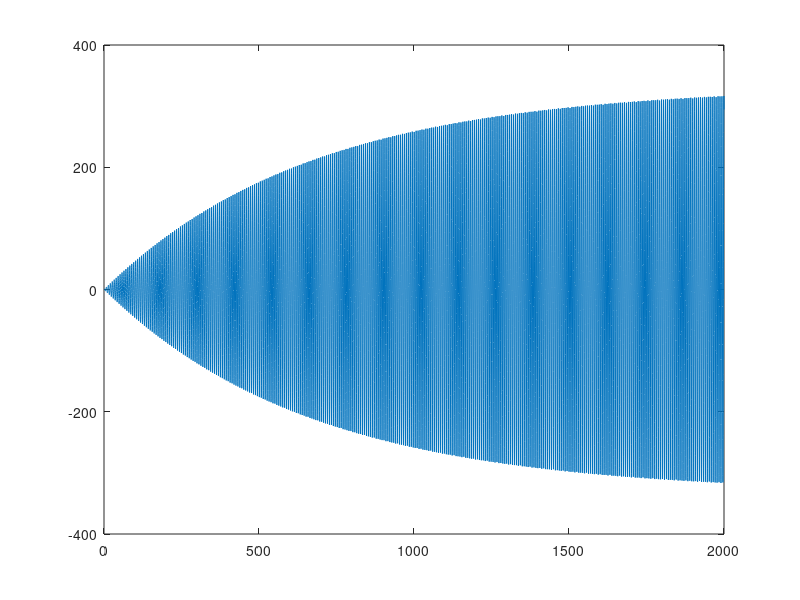

Reproduce this figure in MATLAB.
t = linspace(0,2000,10000);
B = 0.0015;

wo = 1;
w  = 1;
B  = 0.0015;
F  = 1;
m  = 1;
wd = sqrt((wo^2) - (B^2));

sqrt_term = sqrt((wo^2 - w^2)^2 + ((2*B*w)^2)*(w/wd)^2);
C_term    = (F/m) / ((wo^2 - w^2)^2 + ((2*B*w)^2));
C  = C_term*sqrt_term;
A  = 1/sqrt(((wo^2 - w^2)^2 + ((2*B*w)^2)));


phase = atan((w*2*B*w)/(wd*((wo^2)-(w^2))));
theta = atan((2*B*w)/((wo^2) - (w^2)));

x = C.*exp(-B.*t).*cos(wd.*t + phase) + A.*cos((w.*t) - theta);
plot(t,x);
